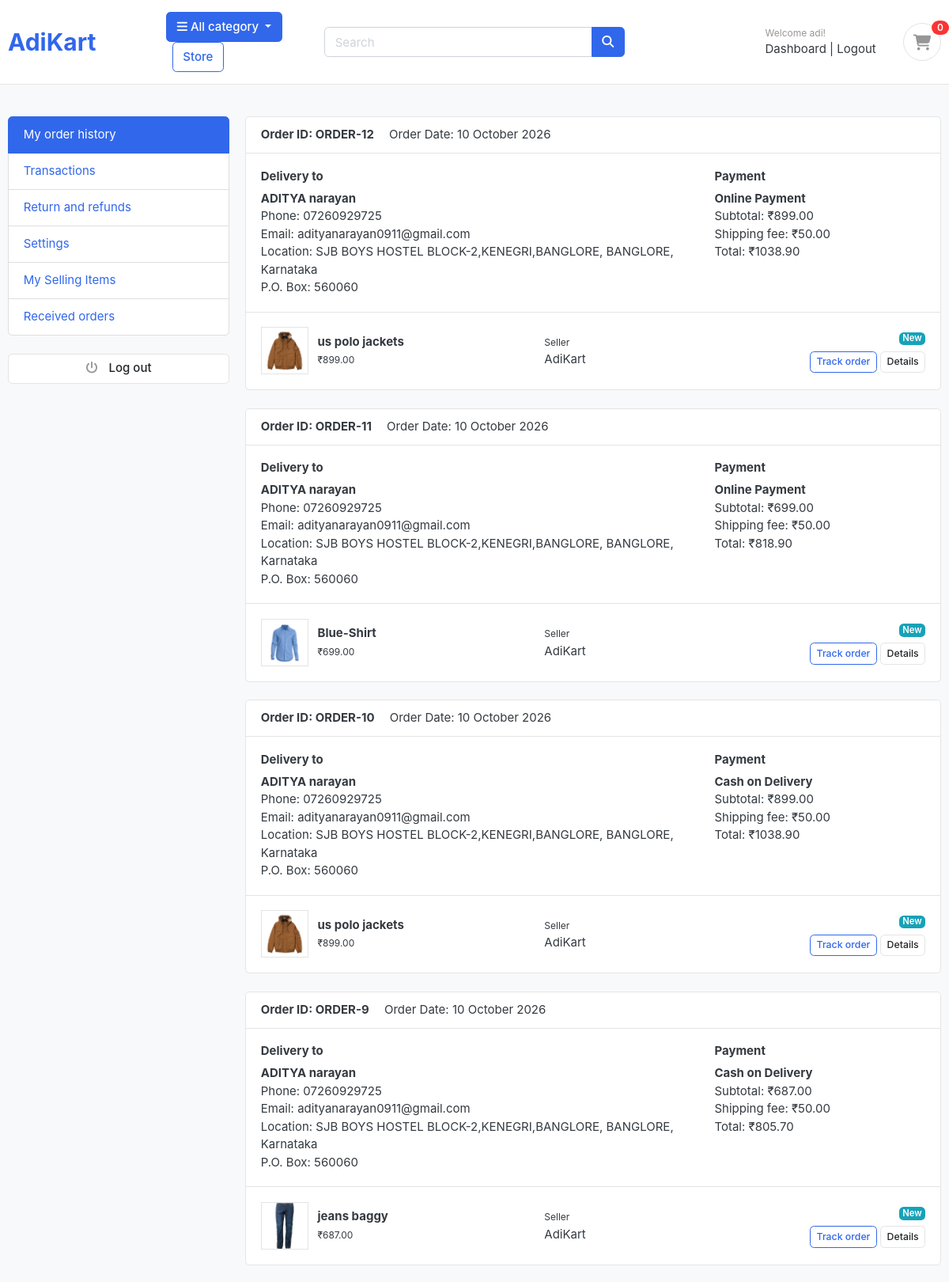
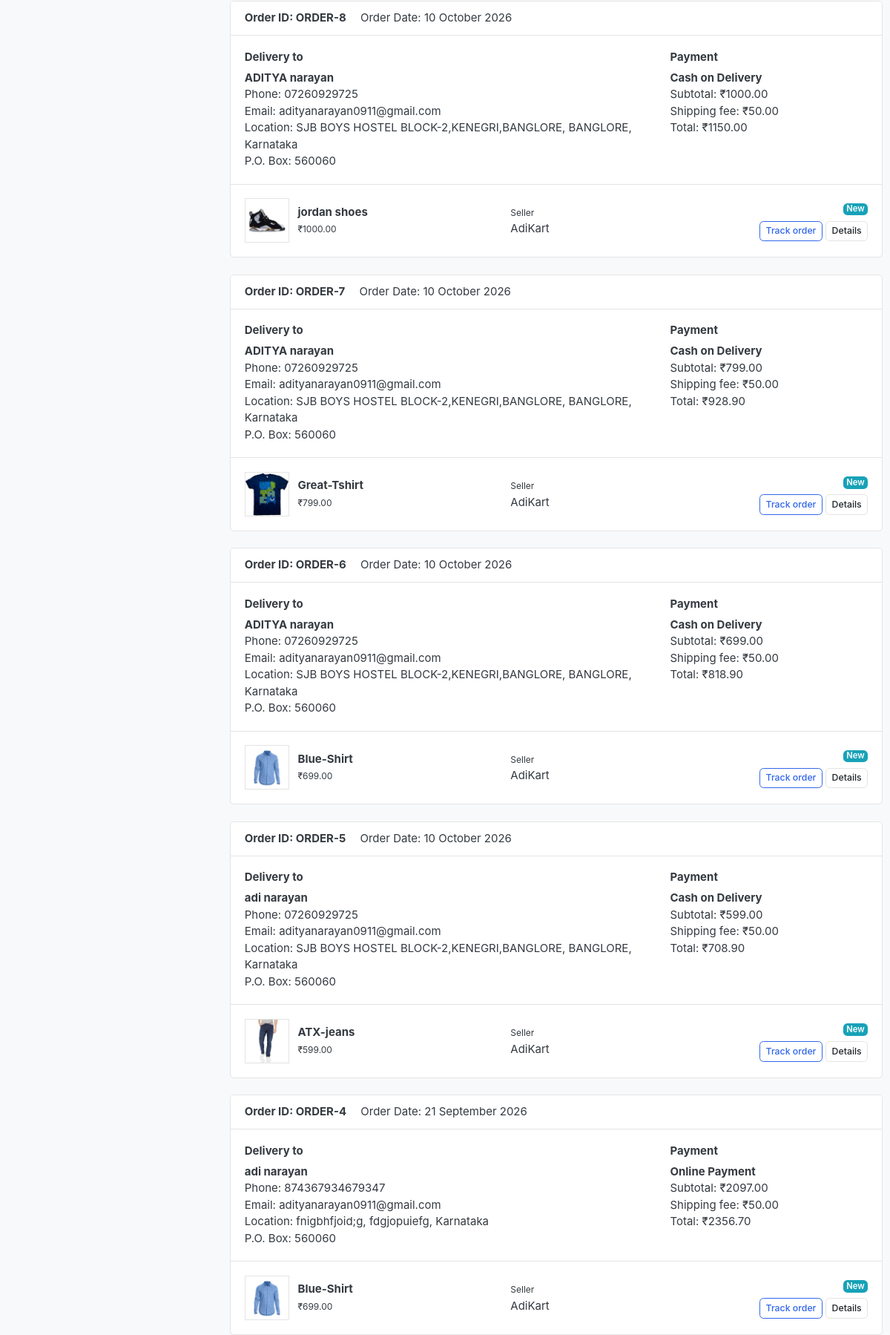
The app's page /accounts/dashboard/ (signed in, upper part) with its own data (2 pictures, top to bottom).
### accounts/models.py (models this page shows, shortened)
class Account(AbstractBaseUser):
    first_name = models.CharField(max_length=50)
    last_name = models.CharField(max_length=50)
    username = models.CharField(max_length=50, unique=True)
    email = models.EmailField(max_length=100, unique=True)
    phone_number = models.CharField(max_length=50)
    date_joined = models.DateTimeField(auto_now_add=True)
    last_login = models.DateTimeField(auto_now_add=True)
    is_admin = models.BooleanField(default=False)
    is_staff = models.BooleanField(default=False)
    is_active = models.BooleanField(default=False)
    is_superadmin = models.BooleanField(default=False)
    USERNAME_FIELD = 'email'
    REQUIRED_FIELDS = ['username', 'first_name', 'last_name']
    objects = MyAccountManager()

### orders/models.py (models this page shows, shortened)
class Order(models.Model):
    STATUS = (
        ('New', 'New'),
        ('Accepted', 'Accepted'),
        ('Completed', 'Completed'),
        ('Cancelled', 'Cancelled'),
    )
    user = models.ForeignKey(Account, on_delete=models.SET_NULL, null=True)
    first_name = models.CharField(max_length=50)
    last_name = models.CharField(max_length=50)
    phone = models.CharField(max_length=15)
    email = models.EmailField()
    address = models.CharField(max_length=255)
    city = models.CharField(max_length=50)
    state = models.CharField(max_length=50)
    pincode = models.CharField(max_length=10)
    order_total = models.DecimalField(
        max_digits=10,
        decimal_places=2
    )
    tax = models.DecimalField(
        max_digits=10,
        decimal_places=2
    )
    shipping_fee = models.DecimalField(
        max_digits=10,
        decimal_places=2
    )
    grand_total = models.DecimalField(
        max_digits=10,
        decimal_places=2
    )
    payment_method = models.CharField(max_length=50)
    status = models.CharField(
        max_length=20,
        choices=STATUS,
        default='New'
    )
    created_at = models.DateTimeField(auto_now_add=True)
    updated_at = models.DateTimeField(auto_now=True)
    @property
    def order_number(self):
        return f"ORDER-{self.id}"

class OrderProduct(models.Model):
    order = models.ForeignKey(
        Order,
        on_delete=models.CASCADE
    )
    user = models.ForeignKey(
        Account,
        on_delete=models.CASCADE
    )
    product = models.ForeignKey(
        product,
        on_delete=models.CASCADE
    )
    quantity = models.IntegerField()
    product_price = models.DecimalField(
        max_digits=10,
        decimal_places=2
    )
    color = models.CharField(
        max_length=50,
        blank=True
    )
    size = models.CharField(
        max_length=50,
        blank=True
    )
    created_at = models.DateTimeField(
        auto_now_add=True
    )

### store/models.py (models this page shows, shortened)
class product(models.Model):
    product_name=models.CharField(max_length=200, unique=True)
    slug=models.SlugField(max_length=200, unique=True)
    description=models.TextField(max_length=500, blank=True)
    price=models.IntegerField()
    images=models.ImageField(upload_to='photos/products')
    is_available=models.BooleanField(default=True)
    category=models.ForeignKey(Category, on_delete=models.CASCADE)
    created_date=models.DateTimeField(auto_now_add=True)
    modified_date=models.DateTimeField(auto_now=True)

### accounts/views.py (the view)
# urls.py: path('dashboard/', views.dashboard, name='dashboard'),
@login_required
def dashboard(request):
    from orders.models import Order
    orders = Order.objects.filter(
        user=request.user
    ).order_by('-created_at')
    return render(request, 'accounts/dashboard.html', {
        'orders': orders,
    })

### cart/context_processors.py (called while the page is built)
def cart_count(request):
    cart = request.session.get('cart', {})
    count = 0
    for data in cart.values():
        if isinstance(data, dict):
            count += data.get('quantity', 0)
        else:
            count += data
    return {
        'cart_count': count
    }

### templates/accounts/dashboard.html (shortened to what this page needs)
{% extends "base.html" %}
{% block content %}
<section class="section-conten padding-y bg">
    <div class="container">
        <div class="row">
            <aside class="col-md-3">
                <ul class="list-group">
                    <a class="list-group-item active" href="{% url 'dashboard' %}">
                        My order history
                    </a>
                    <a class="list-group-item" href="#">
                        Transactions
                    </a>
                    <a class="list-group-item" href="#">
                        Return and refunds
                    </a>
                    <a class="list-group-item" href="#">
                        Settings
                    </a>
                    <a class="list-group-item" href="#">
                        My Selling Items
                    </a>
                    <a class="list-group-item" href="#">
                        Received orders
                    </a>
                </ul>
                <br>
                <a class="btn btn-light btn-block" href="{% url 'logout' %}">
                    <i class="fa fa-power-off"></i>
                    <span class="text">Log out</span>
                </a>
            </aside>
            <main class="col-md-9">
                {% if orders %}
                    {% for order in orders %}
                    <article class="card mb-4">
                        <header class="card-header">
                            <strong class="d-inline-block mr-3">
                                Order ID: {{ order.order_number }}
                            </strong>
                            <span>
                                Order Date: {{ order.created_at|date:"d F Y" }}
                            </span>
                        </header>
                        <div class="card-body">
                            <div class="row">
                                <div class="col-md-8">
                                    <h6>Delivery to</h6>
                                    <p>
                                        <strong>
                                            {{ order.first_name }}
                                            {{ order.last_name }}
                                        </strong>
                                        <br>
                                        Phone: {{ order.phone }}
                                        <br>
                                        Email: {{ order.email }}
                                        <br>
                                        Location:
                                        {{ order.address }},
                                        {{ order.city }},
                                        {{ order.state }}
                                        <br>
                                        P.O. Box: {{ order.pincode }}
                                    </p>
                                </div>
                                <div class="col-md-4">
                                    <h6>Payment</h6>
                                    <p>
                                        <strong>
                                            {{ order.payment_method }}
                                        </strong>
                                        <br>
                                        Subtotal: ₹{{ order.order_total }}
                                        <br>
                                        Shipping fee: ₹{{ order.shipping_fee }}
                                        <br>
                                        Total: ₹{{ order.grand_total }}
                                    </p>
                                </div>
                            </div>
                        </div>
                        {% for item in order.orderproduct_set.all %}
                        <div class="card-body border-top">
                            <div class="row align-items-center">
                                <div class="col-md-1">
                                    {% if item.product.images %}
                                    <img src="{{ item.product.images.url }}"
                                         class="img-xs border"
                                         style="width:60px;height:60px;object-fit:cover;">
                                    {% endif %}
                                </div>
                                <div class="col-md-4">
                                    <p class="mb-0">
                                        <strong>
                                            {{ item.product.product_name }}
                                        </strong>
                                    </p>
                                    <small>
                                        ₹{{ item.product_price }}
                                    </small>
                                </div>
                                <div class="col-md-3">
                                    <small>Seller</small>
                                    <br>
                                    AdiKart
                                </div>
                                <div class="col-md-4 text-md-right">
                                    <span class="badge badge-info mb-2">
                                        {{ order.status }}
                                    </span>
                                    <br>
                                    <a href="#" class="btn btn-outline-primary btn-sm">
                                        Track order
                                    </a>
                                    <a href="#" class="btn btn-light btn-sm">
                                        Details
                                    </a>
                                </div>
                            </div>
                        </div>
                        {% endfor %}
                    </article>
                    {% endfor %}
                {% endif %}
            </main>
        </div>
    </div>
</section>
{% endblock %}

### templates/base.html (shortened to what this page needs)
{% load static %}
<!DOCTYPE HTML>
<html lang="en">
<head>
    <link rel="stylesheet" href="{% static 'css/bootstrap.css' %}">
    <link rel="stylesheet" href="{% static 'css/ui.css' %}">
    <link rel="stylesheet" href="{% static 'css/responsive.css' %}">
    <link rel="stylesheet"
          href="https://cdnjs.cloudflare.com/ajax/libs/font-awesome/6.5.1/css/all.min.css">
</head>
<body>
<header class="section-header">
    <section class="header-main border-bottom">
        <div class="container">
            <div class="row align-items-center">
                <div class="col-lg-2 col-md-3 col-6">
                    <a href="/" class="brand-wrap">
                        <h2 style="margin: 0; font-weight: bold;">
                            AdiKart
                        </h2>
                    </a>
                </div>
                <div class="col-lg col-md col-6">
                    <div class="category-wrap dropdown d-inline-block">
                        <button type="button"
                                class="btn btn-primary dropdown-toggle"
                                data-toggle="dropdown">
                            <i class="fa fa-bars"></i>
                            All category
                        </button>
                    </div>
                    <a href="{% url 'store' %}"
                       class="btn btn-outline-primary ml-2">
                        Store
                    </a>
                </div>
                <div class="col-lg-4 col-md-5 col-sm-12">
                    <form action="{% url 'store' %}"
                          class="search"
                          method="GET">
                        <div class="input-group w-100">
                            <input type="text"
                                   class="form-control"
                                   name="keyword"
                                   value="{{ keyword|default:'' }}"
                                   placeholder="Search">
                            <div class="input-group-append">
                                <button class="btn btn-primary"
                                        type="submit">
                                    <i class="fa fa-search"></i>
                                </button>
                            </div>
                        </div>
                    </form>
                </div>
                <div class="col-lg-4 col-md-5 col-12 order-lg-last">
                    <div class="widgets-wrap float-md-right">
                        <div class="widget-header mr-3">
                            <small class="title text-muted">
                                {% if user.is_authenticated %}
                                    Welcome {{ user.first_name }}!
                                {% else %}
                                    Welcome guest!
                                {% endif %}
                            </small>
                            <div>
                                {% if user.is_authenticated %}
                                    <a href="{% url 'dashboard' %}">
                                        Dashboard
                                    </a>
                                    <span class="dark-transp">
                                        |
                                    </span>
                                    <a href="{% url 'logout' %}">
                                        Logout
                                    </a>
                                {% endif %}
                            </div>
                        </div>
                        <a href="{% url 'cart' %}"
                           class="widget-header pl-3">
                            <div class="icon icon-sm rounded-circle border">
                                <i class="fa fa-shopping-cart"></i>
                            </div>
                            <span class="badge badge-pill badge-danger notify">
                                {{ cart_count }}
                            </span>
                        </a>
                    </div>
                </div>
            </div>
        </div>
    </section>
</header>
{% block content %}
{% endblock %}
</body>
</html>

### AdiKart/static/css/ui.css (style rules this page uses)
html { font-family: "Inter", sans-serif; font-size: 15px; }
.icon-xs, .icon-sm, .icon-md, .icon-lg { display: inline-block; text-align: center; flex-shrink: 0; flex-grow: 0; }
.icon-sm { width: 48px; height: 48px; line-height: 48px !important; font-size: 20px; }
.img-xs, .img-sm, .img-md, .img-lg { -o-object-fit: cover; object-fit: cover; flex-shrink: 0; flex-grow: 0; }
.img-xs { width: 40px; height: 40px; }
.padding-y { padding-top: 40px; padding-bottom: 40px; }
article:after, .form-group:after { display: block; clear: both; content: ""; }
.bg { background-color: #f8f9fa; }
p:last-child { margin-bottom: 0; }
.header-main { position: relative; padding-top: 1rem; padding-bottom: 1rem; }
.widget-header { display: inline-block; vertical-align: middle; position: relative; }
.widget-header a { color: #343a40; }
.widget-header i { color: #969696; }
.widget-header .title { display: block; }
.widget-header .notify { position: absolute; top: -3px; right: -10px; }
.btn-light { background-color: #fff; border-color: #e4e4e4; }
.btn-light i { color: #969696; }
.btn i + .text { margin-left: 10px; }
.notify { position: absolute; top: -4px; right: -10px; display: inline-block; padding: 0.25em 0.6em; font-size: 12px; line-height: 1; text-align: center; border-radius: 3rem; color: #fff; background-color: #fa3434; }

### records on screen
Account: first_name "adi"
Order: order_number "ORDER-12", created_at "10 October 2026", first_name "ADITYA", last_name "narayan", phone "07260929725", email "adityanarayan0911@gmail.com", address "SJB BOYS HOSTEL BLOCK-2,KENEGRI,BANGLORE", city "BANGLORE", state "Karnataka", pincode "560060", payment_method "Online Payment", order_total "899.00", shipping_fee "50.00", grand_total "1038.90", status "New"
OrderProduct: product.images (picture), product.product_name "us polo jackets", product_price "899.00"
Order: order_number "ORDER-11", created_at "10 October 2026", first_name "ADITYA", last_name "narayan", phone "07260929725", email "adityanarayan0911@gmail.com", address "SJB BOYS HOSTEL BLOCK-2,KENEGRI,BANGLORE", city "BANGLORE", state "Karnataka", pincode "560060", payment_method "Online Payment", order_total "699.00", shipping_fee "50.00", grand_total "818.90", status "New"
OrderProduct: product.images (picture), product.product_name "Blue-Shirt", product_price "699.00"
Order: order_number "ORDER-10", created_at "10 October 2026", first_name "ADITYA", last_name "narayan", phone "07260929725", email "adityanarayan0911@gmail.com", address "SJB BOYS HOSTEL BLOCK-2,KENEGRI,BANGLORE", city "BANGLORE", state "Karnataka", pincode "560060", payment_method "Cash on Delivery", order_total "899.00", shipping_fee "50.00", grand_total "1038.90", status "New"
OrderProduct: product.images (picture), product.product_name "us polo jackets", product_price "899.00"
Order: order_number "ORDER-9", created_at "10 October 2026", first_name "ADITYA", last_name "narayan", phone "07260929725", email "adityanarayan0911@gmail.com", address "SJB BOYS HOSTEL BLOCK-2,KENEGRI,BANGLORE", city "BANGLORE", state "Karnataka", pincode "560060", payment_method "Cash on Delivery", order_total "687.00", shipping_fee "50.00", grand_total "805.70", status "New"
OrderProduct: product.images (picture), product.product_name "jeans baggy", product_price "687.00"
Order: order_number "ORDER-8", created_at "10 October 2026", first_name "ADITYA", last_name "narayan", phone "07260929725", email "adityanarayan0911@gmail.com", address "SJB BOYS HOSTEL BLOCK-2,KENEGRI,BANGLORE", city "BANGLORE", state "Karnataka", pincode "560060", payment_method "Cash on Delivery", order_total "1000.00", shipping_fee "50.00", grand_total "1150.00", status "New"
OrderProduct: product.images (picture), product.product_name "jordan shoes", product_price "1000.00"
Order: order_number "ORDER-7", created_at "10 October 2026", first_name "ADITYA", last_name "narayan", phone "07260929725", email "adityanarayan0911@gmail.com", address "SJB BOYS HOSTEL BLOCK-2,KENEGRI,BANGLORE", city "BANGLORE", state "Karnataka", pincode "560060", payment_method "Cash on Delivery", order_total "799.00", shipping_fee "50.00", grand_total "928.90", status "New"
OrderProduct: product.images (picture), product.product_name "Great-Tshirt", product_price "799.00"
Order: order_number "ORDER-6", created_at "10 October 2026", first_name "ADITYA", last_name "narayan", phone "07260929725", email "adityanarayan0911@gmail.com", address "SJB BOYS HOSTEL BLOCK-2,KENEGRI,BANGLORE", city "BANGLORE", state "Karnataka", pincode "560060", payment_method "Cash on Delivery", order_total "699.00", shipping_fee "50.00", grand_total "818.90", status "New"
OrderProduct: product.images (picture), product.product_name "Blue-Shirt", product_price "699.00"
Order: order_number "ORDER-5", created_at "10 October 2026", first_name "adi", last_name "narayan", phone "07260929725", email "adityanarayan0911@gmail.com", address "SJB BOYS HOSTEL BLOCK-2,KENEGRI,BANGLORE", city "BANGLORE", state "Karnataka", pincode "560060", payment_method "Cash on Delivery", order_total "599.00", shipping_fee "50.00", grand_total "708.90", status "New"
OrderProduct: product.images (picture), product.product_name "ATX-jeans", product_price "599.00"
Order: order_number "ORDER-4", created_at "21 September 2026", first_name "adi", last_name "narayan", phone "874367934679347", email "adityanarayan0911@gmail.com", address "fnigbhfjoid;g", city "fdgjopuiefg", state "Karnataka", pincode "560060", payment_method "Online Payment", order_total "2097.00", shipping_fee "50.00", grand_total "2356.70", status "New"
OrderProduct: product.images (picture), product.product_name "Blue-Shirt", product_price "699.00"

### other values on screen
{{ cart_count }} "0"
